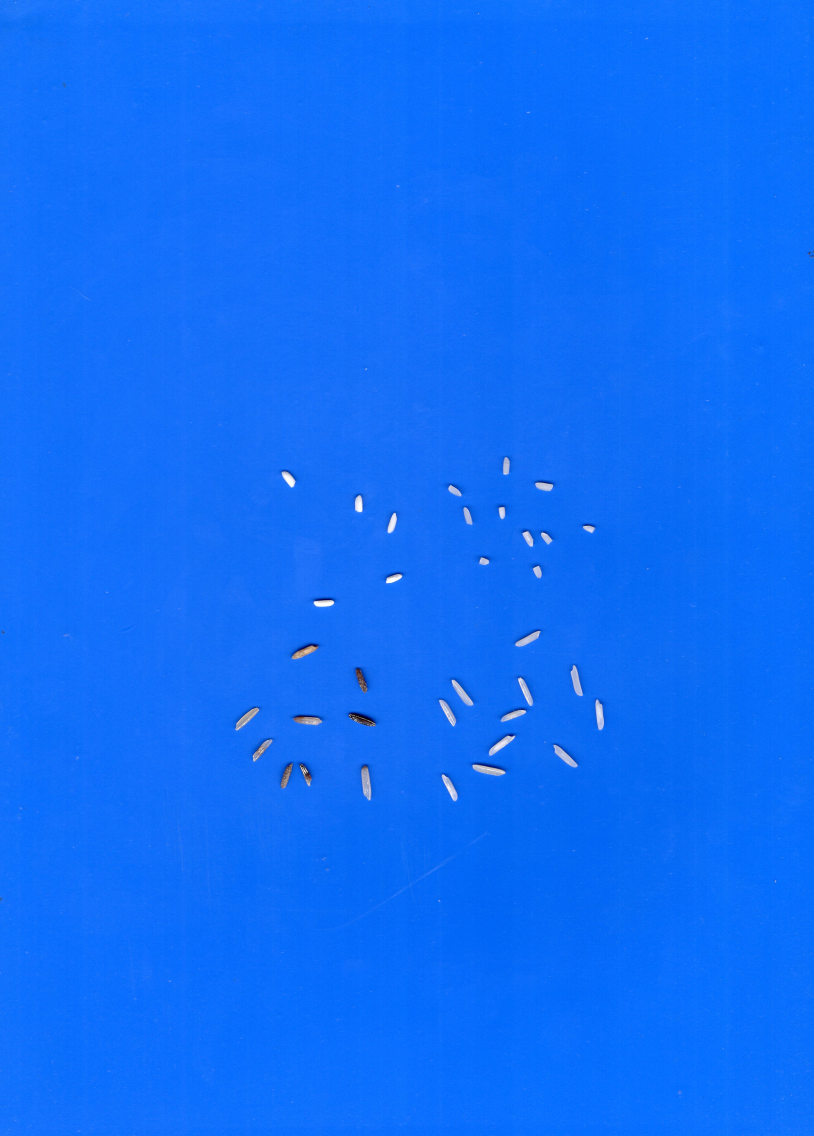
#> input picture mix_rice1.jpg, 2442 x 3408 px (shown at 1/3 size)
$ python -i broken_function.py   (imports and definitions only)   (older library calls are emulated)
#> lines starting #> are read from the running program, lines starting #| are printed output that depends on the picture; after the words box and inside, x2 and y2 are one past the last pixel; in counts of white or black regions, pixels touching at a corner belong together
#> further down, picture is the input picture: shape (3408, 2442, 3); mean B, G, R 249.2, 110.5, 15.1
# -*- coding: utf-8 -*-
"""
Created on Tue Sep 28 16:38:01 2021

@author: 91872
"""

import cv2
import cv2 as cv
import numpy as np
from matplotlib import pyplot as plt
from scipy import ndimage
from skimage import measure, color, io
from skimage.feature import peak_local_max
from scipy import ndimage as ndi
import skimage
#img = cv2.imread("images/ROI/ROI_66.png")
#img = cv2.resize(img, (1104, 1376))
#img = img[300:1376, 0:1104]
def dd(img):
    im_gray = cv2.cvtColor(img, cv2.COLOR_BGR2GRAY)
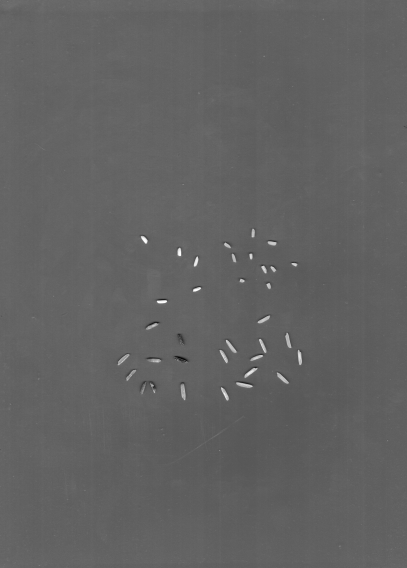
#> im_gray: shape (3408, 2442) (shown at 1/6 size); min 0, max 255, mean 97.8
    th, thresh= cv2.threshold(im_gray, 128, 192, cv2.THRESH_OTSU)
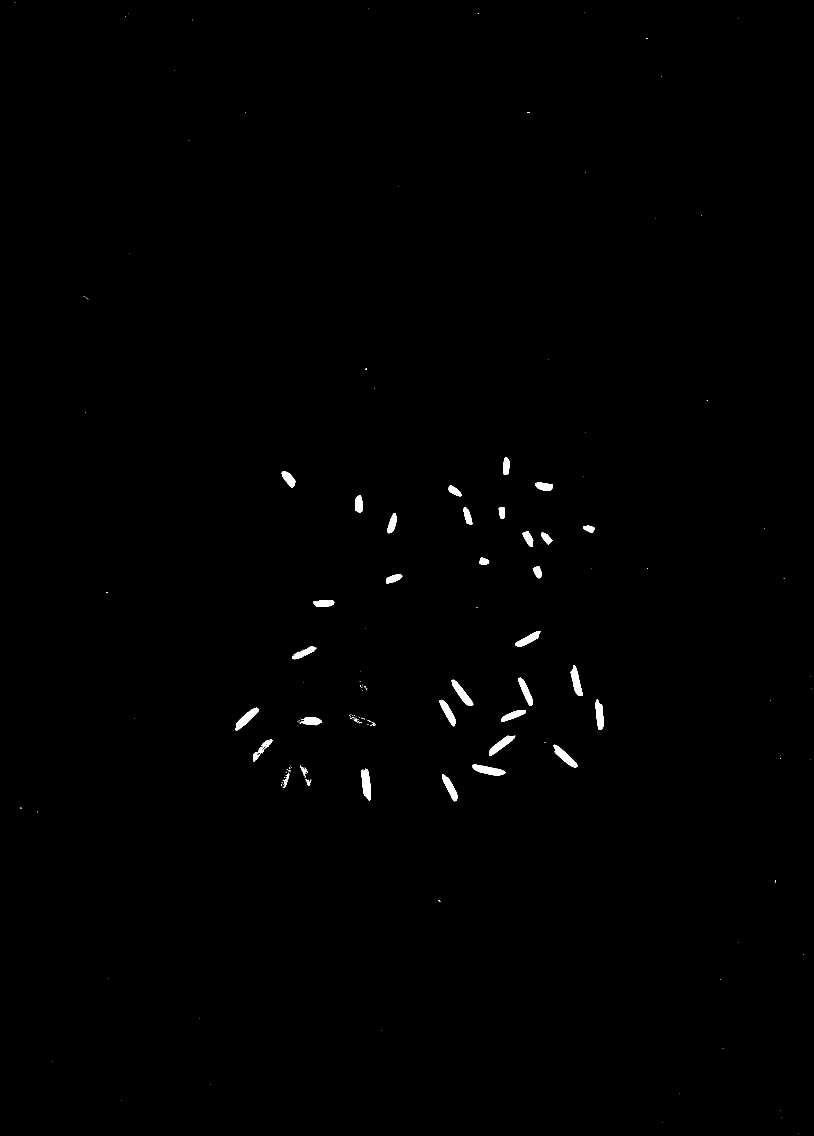
#> thresh: shape (3408, 2442) (shown at 1/3 size); values 0 (black) and 192 (white), 0.44% white; 212 white regions (173 under 20 px), largest, box (x1, y1, x2, y2) and area: (1084, 2305, 1113, 2401) 1857, (1418, 2294, 1516, 2327) 1826, (1355, 2039, 1420, 2117) 1707
#> th = 145
    thresh=255-thresh
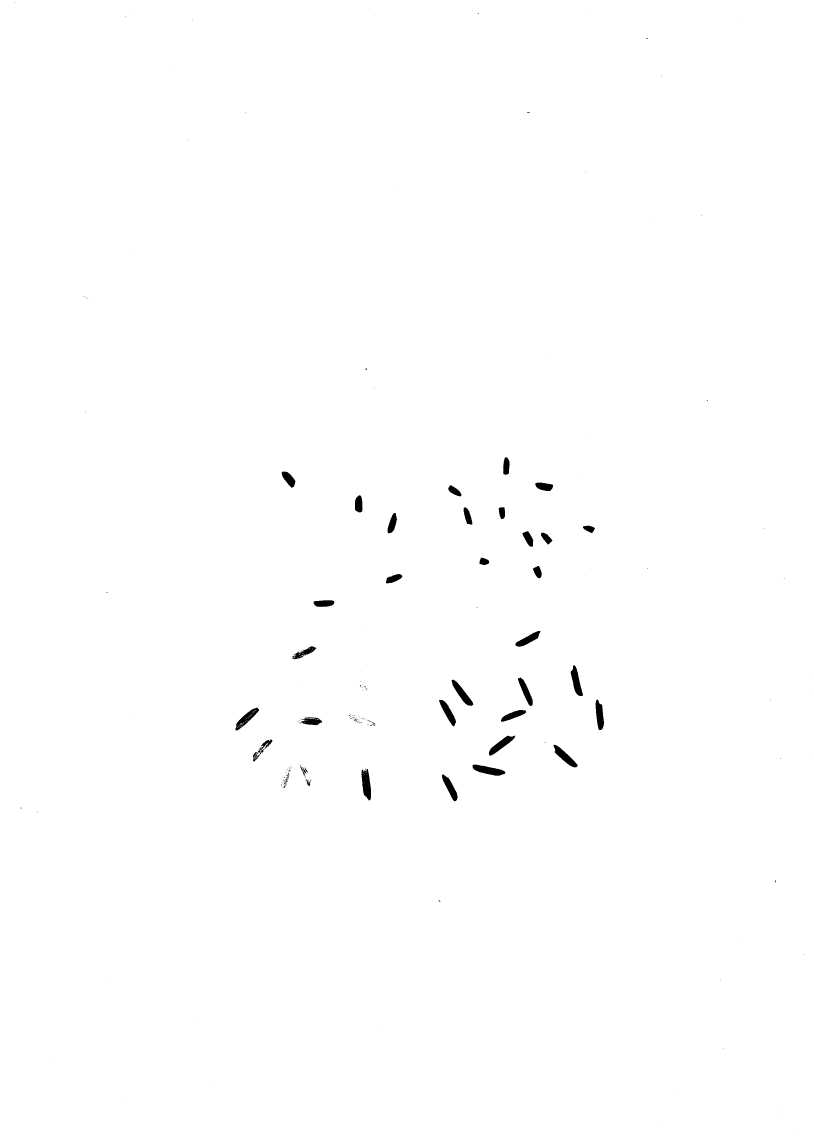
#> thresh: shape (3408, 2442) (shown at 1/3 size); values 63 (black) and 255 (white), 99.6% white; 212 black regions (173 under 20 px), largest, box (x1, y1, x2, y2) and area: (1084, 2305, 1113, 2401) 1857, (1418, 2294, 1516, 2327) 1826, (1355, 2039, 1420, 2117) 1707
    kernel = np.ones((5,5),np.uint8)
    #gradient = cv2.morphologyEx(thresh,cv2.MORPH_GRADIENT,kernel, iterations =1 )
    opening = cv2.morphologyEx(thresh,cv2.MORPH_OPEN,kernel, iterations =0 )

    from skimage.segmentation import clear_border
    opening = clear_border(opening) #Remove edge touching grains
    plt.imshow(opening, cmap='gray') #This is our image to be segmented further using watershed

    sure_bg = cv2.dilate(opening,kernel,iterations=10)
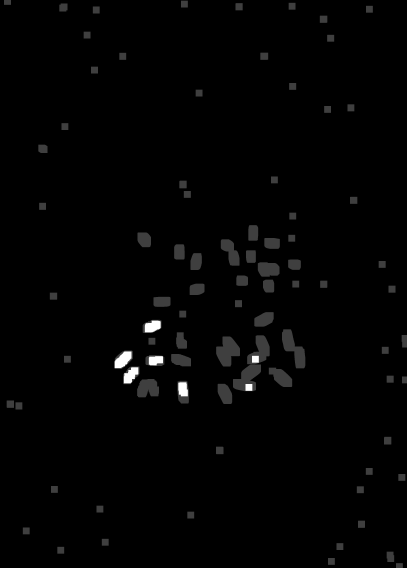
#> sure_bg: shape (3408, 2442) (shown at 1/6 size); min 0, max 255, mean 3.2
    plt.imshow(sure_bg, cmap='gray') #Dark region is our sure background

    sure_bg = cv2.erode(opening,kernel,iterations=0)
    plt.imshow(sure_bg, cmap='gray') #Dark region is our sure background

    dist_transform = cv2.distanceTransform(sure_bg,cv2.DIST_L2,5)
    #dist_transform=np.uint8(dist_transform)
    plt.imshow(dist_transform, cmap='gray')
    #cv2.imshow('dist_transform',dist_transform)
    #dist_transform=255-dist_transform

    local_max_location = peak_local_max(dist_transform, min_distance=6, indices=True)
#> local_max_location = 229 pairs, first value 8 to 3399, second value 44 to 2433
    local_max_boolean = peak_local_max(dist_transform, min_distance=6, indices=False)
#> local_max_boolean: shape (3408, 2442) bool; 0% white in thin lines or dots

    #print(local_max_boolean)

    markers, _ = ndi.label(local_max_boolean)
#> markers: shape (3408, 2442) int32; 230 distinct labels, from 0 to 229
    segmented = skimage.segmentation.watershed(255-dist_transform, markers, mask=sure_bg)
#> segmented: shape (3408, 2442) int32; 230 distinct labels, from 0 to 229
    plt.imshow(sure_bg, cmap='gray')
    segmented=np.uint8(segmented)
    #cv2.imshow('segmented',segmented)

    fig, axes = plt.subplots(ncols=3, figsize=(9, 3), sharex=True, sharey=True)
    ax = axes.ravel()

    ax[0].imshow(img, cmap=plt.cm.gray)
    ax[0].set_title('Input image')
    ax[1].imshow(-dist_transform, cmap=plt.cm.gray)
    ax[1].set_title('Distance transform')

    ax[2].imshow(segmented, cmap=plt.cm.nipy_spectral)

    for a in ax:
        a.set_axis_off()

    fig.tight_layout()
    plt.show()
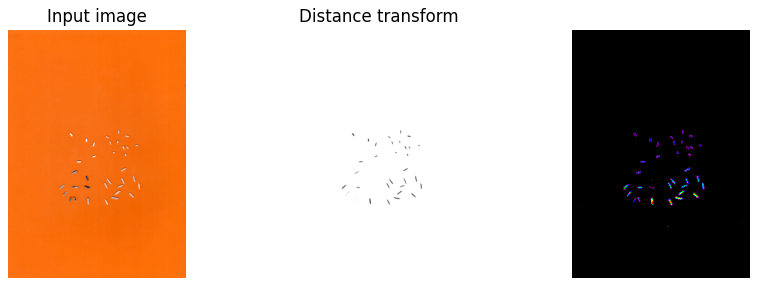
#> figure drawn by matplotlib, 3 panels; B, G, R data is drawn as R, G, B


    contours,hierarchy = cv2.findContours(segmented,cv2.RETR_TREE,cv2.CHAIN_APPROX_NONE)
#> contours = 171 contours, 136 with area under 20; largest, box (x1, y1, x2, y2) and area: (1084, 2307, 1113, 2401) 1754, (1418, 2294, 1516, 2327) 1723, (1355, 2039, 1420, 2117) 1618, (1660, 2234, 1733, 2302) 1614, (706, 2123, 777, 2192) 1604
    print("contours",len(contours))
#| contours 171
    broken=0

    for cnt in contours:
        rect = cv2.minAreaRect(cnt)             # rect = ((center_x,center_y),(width,height),angle)
    # print("width & length",rect[1][0])
        points = cv2.boxPoints(rect)         # Find four vertices of rectangle from above rect
     #print("points",points)
        points = np.int0(np.around(points))     # Round the values and make it integers

        ellipse = cv2.fitEllipse(cnt)           # ellipse = ((center),(width,height of bounding rect), angle)


        #print("count",total_count)
        print("width",ellipse[1][0])
        print("length",ellipse[1][1])

        cv2.drawContours(img,[cnt],0,(0,255,0),1)   # draw contours in green color
    #print([cnt])
        cv2.ellipse(img,ellipse,(0,255,0),1)        # draw ellipse in blue color
        cv2.polylines(img,[points],True,(0,0,255),1)# draw rectangle in red color
        length=(ellipse[1][1])
        Area=(ellipse[1][0]*ellipse[1][1])

        if  length <22:
            broken+=1

            print('Broken rice',length)
            return broken


        else:
            pass


        #cv2.imshow('output',sure_bg)
        #cv2.imshow('input',img)
        cv2.waitKey(0)
        cv2.destroyAllWindows()

        return broken
#> this loop made 1 pass
#> (rect, points) on pass 1: (((2396, 3399), (0, 0), -90), [[2396, 3399], [2396, 3399], [2396, 3399], [2396, 3399]])
#> after the loop, broken = 0


# [2 lines not run here, left out]

>>> import cv2
>>> picture = cv2.imread('mix_rice1.jpg')
#> (the run stopped early here; a loop or call above may not have finished)

$ run again, on mix_rice2.jpg
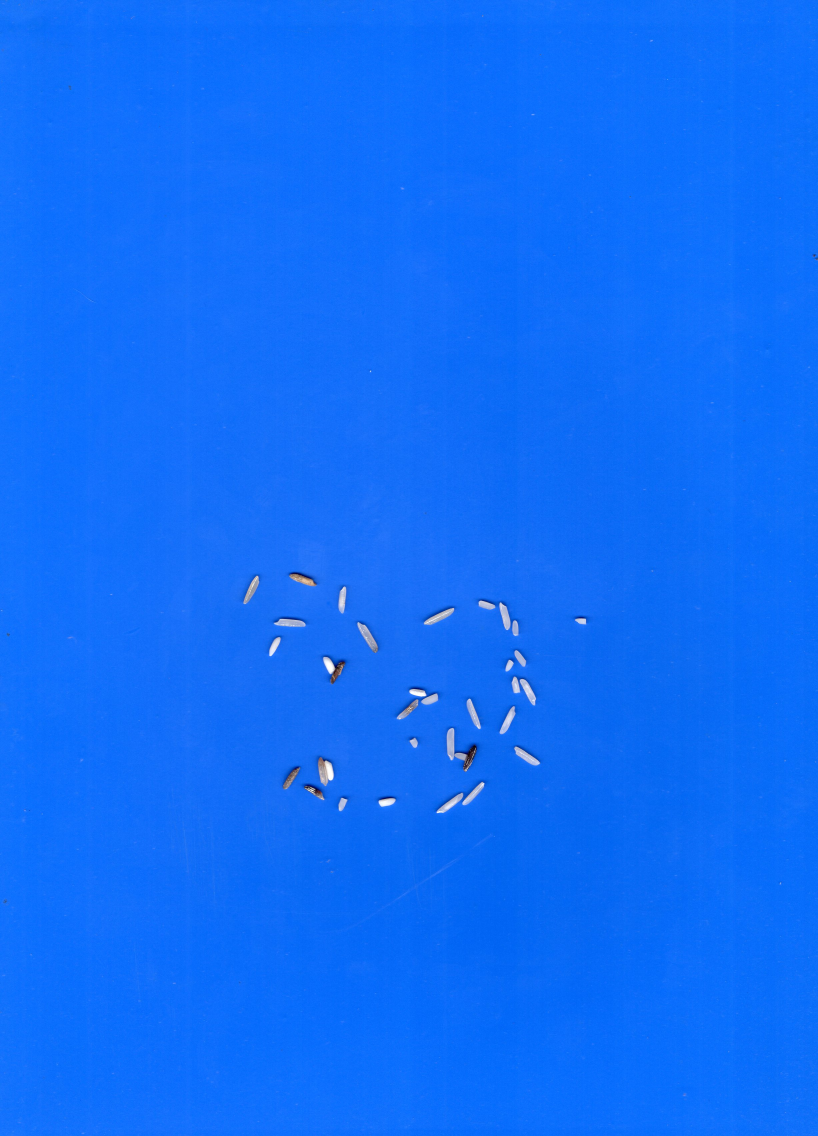
#> input picture mix_rice2.jpg, 2454 x 3408 px (shown at 1/3 size)
#> picture is the input picture: shape (3408, 2454, 3); mean B, G, R 249.7, 110.2, 15.5
#> in dd, `th, thresh= cv2.threshold(im_gray, 128, 192, cv2.THRESH_OTSU)`:
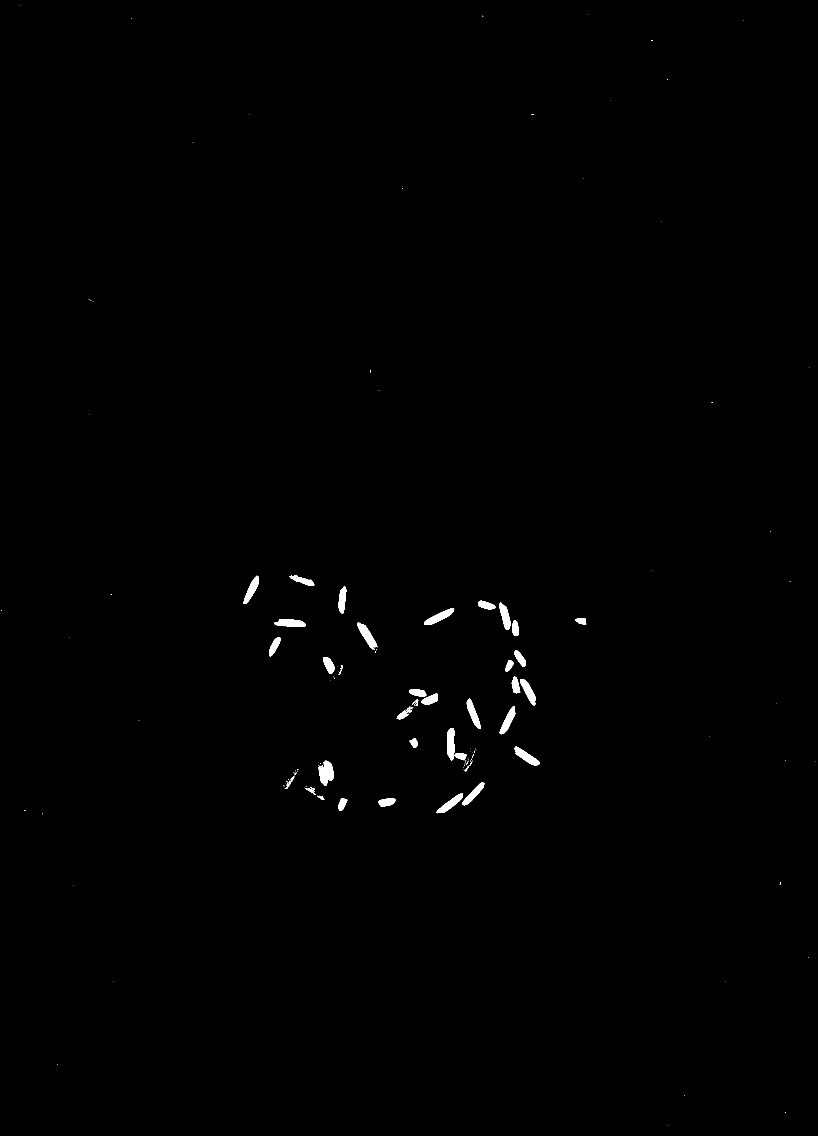
#> thresh: shape (3408, 2454) (shown at 1/3 size); values 0 (black) and 192 (white), 0.44% white; 157 white regions (117 under 20 px), largest, box (x1, y1, x2, y2) and area: (956, 2282, 1001, 2358) 2243, (1072, 1867, 1132, 1950) 1835, (1341, 2184, 1363, 2281) 1811
#> th = 143
#> local_max_location = 188 pairs, first value 15 to 3375, second value 57 to 2447
#> local_max_boolean: shape (3408, 2454) bool; 0% white in thin lines or dots
#> markers: shape (3408, 2454) int32; 189 distinct labels, from 0 to 188
#> in dd, `plt.show()`:
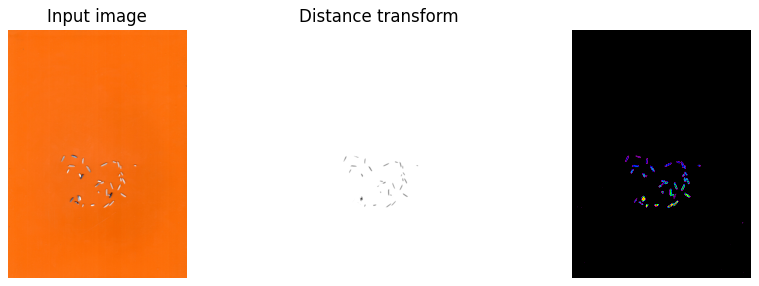
#> figure drawn by matplotlib, 3 panels; B, G, R data is drawn as R, G, B
#> contours = 122 contours, 83 with area under 20; largest, box (x1, y1, x2, y2) and area: (956, 2282, 1001, 2358) 2126, (1072, 1867, 1132, 1948) 1730, (1341, 2184, 1363, 2281) 1710, (1272, 1824, 1363, 1875) 1647, (1543, 2240, 1620, 2296) 1612
#| contours 122
#> the loop in dd, `for cnt in contours:` made 1 pass
#> (rect, points) on pass 1: (((2003, 3375), (0, 0), -90), [[2003, 3375], [2003, 3375], [2003, 3375], [2003, 3375]])
#> after the loop in dd, `for cnt in contours:`: broken = 0

$ run again, on mix_rice3.jpg
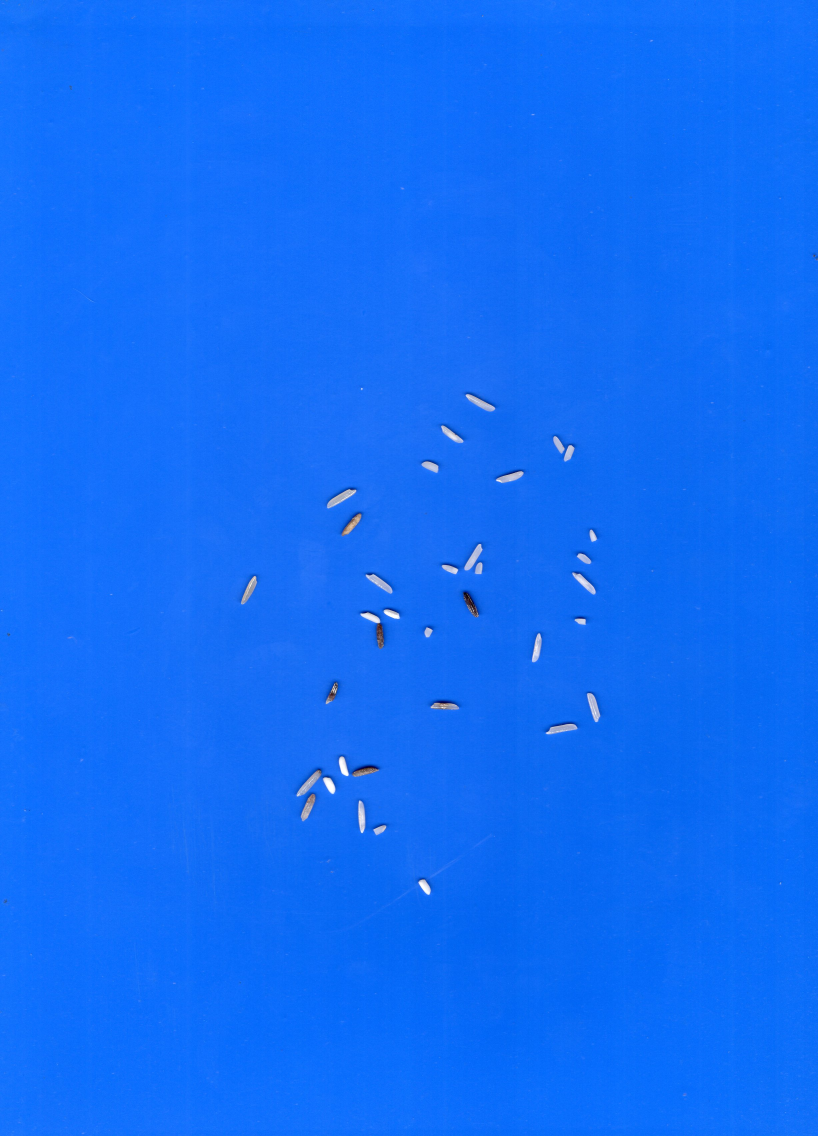
#> input picture mix_rice3.jpg, 2454 x 3408 px (shown at 1/3 size)
#> picture is the input picture: shape (3408, 2454, 3); mean B, G, R 248.2, 109.7, 16.8
#> in dd, `th, thresh= cv2.threshold(im_gray, 128, 192, cv2.THRESH_OTSU)`:
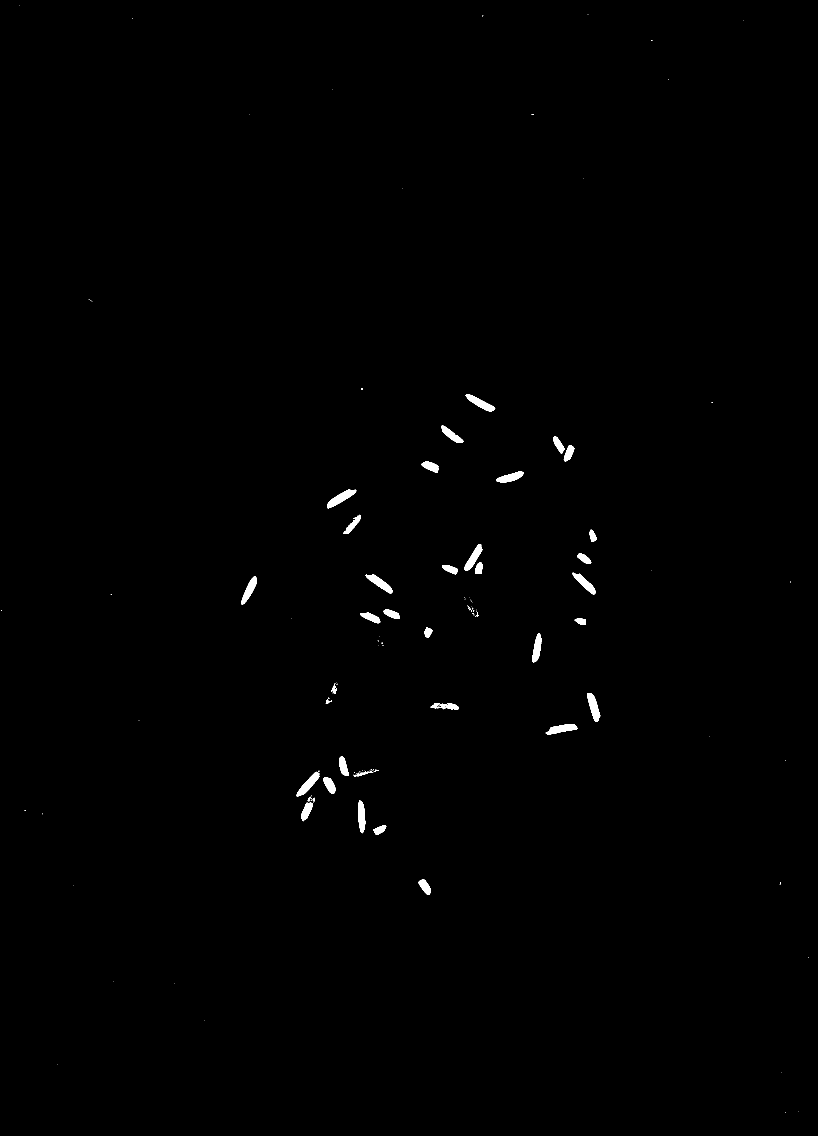
#> thresh: shape (3408, 2454) (shown at 1/3 size); values 0 (black) and 192 (white), 0.44% white; 140 white regions (98 under 20 px), largest, box (x1, y1, x2, y2) and area: (982, 1468, 1069, 1525) 1895, (1761, 2080, 1801, 2166) 1762, (890, 2315, 960, 2390) 1759
#> th = 144
#> local_max_location = 184 pairs, first value 15 to 3336, second value 57 to 2425
#> local_max_boolean: shape (3408, 2454) bool; 0% white in thin lines or dots
#> markers: shape (3408, 2454) int32; 185 distinct labels, from 0 to 184
#> in dd, `plt.show()`:
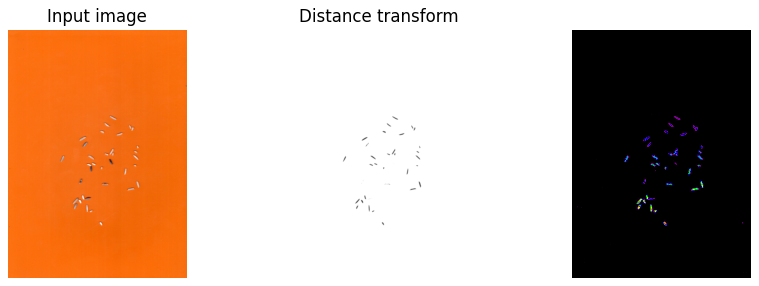
#> figure drawn by matplotlib, 3 panels; B, G, R data is drawn as R, G, B
#> contours = 113 contours, 76 with area under 20; largest, box (x1, y1, x2, y2) and area: (982, 1468, 1069, 1525) 1800, (890, 2315, 960, 2390) 1678, (1761, 2080, 1801, 2166) 1668, (1397, 1183, 1486, 1234) 1602, (1097, 1723, 1177, 1781) 1594
#| contours 113
#> the loop in dd, `for cnt in contours:` made 1 pass
#> (cnt, rect, points) on pass 1: ([[2355, 3336], [2355, 3337]], ((2355, 3336.5), (1, 0), -90), [[2355, 3337], [2355, 3337], [2355, 3336], [2355, 3336]])
#> after the loop in dd, `for cnt in contours:`: broken = 0
